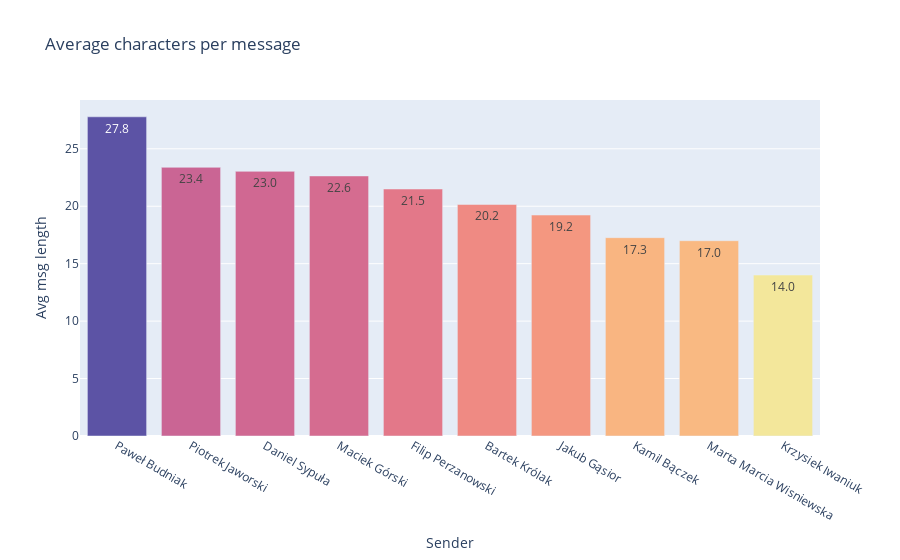

Notebook code cell kept with this figure:
### Code cell
col = 'Avg msg length'
df2 = msg_stats.sort_values(by = col, ascending = False)
f = px.bar(df2, y = col, x = df2.index, labels = {'x': 'Sender'}, text = col ,color = col,
           title = 'Average characters per message', color_continuous_scale = px.colors.sequential.Sunset)
f.update_traces(texttemplate='%{text:.1f}')
f.update(layout_coloraxis_showscale=False)
f

### Figure 1 — Plotly figure (JSON) as saved in the notebook; plotly's stock layout.template omitted (floating-point values rounded to 4 significant figures)
{"data": [{"alignmentgroup": "True", "hoverlabel": {"namelength": 0}, "hovertemplate": "Sender=%{x}<br>Avg msg length=%{marker.color}", "legendgroup": "", "marker": {"color": [27.79, 23.39, 23.04, 22.64, 21.5, 20.16, 19.23, 17.26, 17, 14.01], "coloraxis": "coloraxis"}, "name": "", "offsetgroup": "", "orientation": "v", "showlegend": false, "text": [27.79, 23.39, 23.04, 22.64, 21.5, 20.16, 19.23, 17.26, 17, 14.01], "textposition": "auto", "texttemplate": "%{text:.1f}", "type": "bar", "x": ["Paweł Budniak", "Piotrek Jaworski", "Daniel Sypuła", "Maciek Górski", "Filip Perzanowski", "Bartek Królak", "Jakub Gąsior", "Kamil Bączek", "Marta Marcia Wisniewska", "Krzysiek Iwaniuk"], "xaxis": "x", "y": [27.79, 23.39, 23.04, 22.64, 21.5, 20.16, 19.23, 17.26, 17, 14.01], "yaxis": "y"}], "layout": {"barmode": "relative", "coloraxis": {"colorbar": {"title": {"text": "Avg msg length"}}, "colorscale": [[0, "rgb(243, 231, 155)"], [0.1667, "rgb(250, 196, 132)"], [0.3333, "rgb(248, 160, 126)"], [0.5, "rgb(235, 127, 134)"], [0.6667, "rgb(206, 102, 147)"], [0.8333, "rgb(160, 89, 160)"], [1, "rgb(92, 83, 165)"]], "showscale": false}, "legend": {"tracegroupgap": 0}, "title": {"text": "Average characters per message"}, "xaxis": {"anchor": "y", "domain": [0, 1], "title": {"text": "Sender"}}, "yaxis": {"anchor": "x", "domain": [0, 1], "title": {"text": "Avg msg length"}}}}
